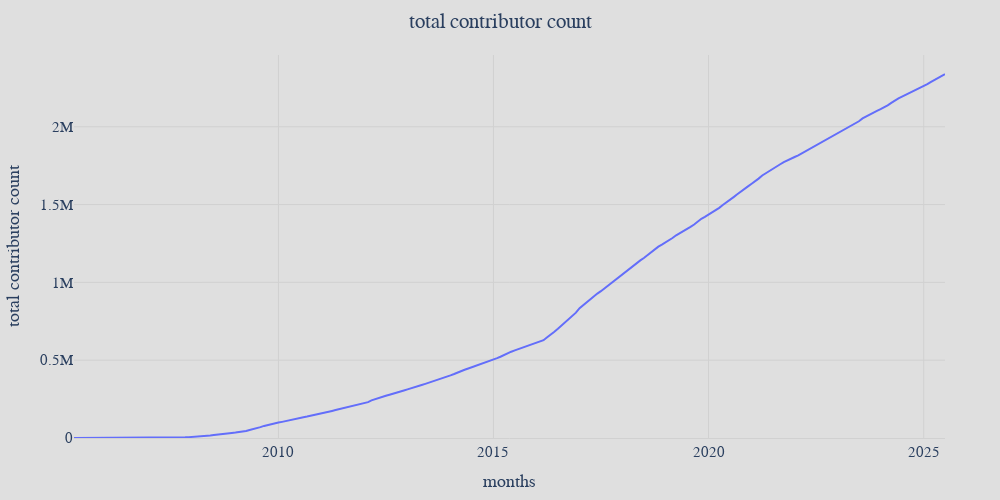

Source (notebook cell):
### Code cell
util.save_accumulated("general_new_contributor_count_monthly")
plot_config = util.get_plot_config("general_new_contributor_count_monthly_accumulated", "total contributor count", y_unit="total contributor count")
util.save_plot_config(plot_config)
util.show_plot(plot_config)

### Figure 1 — Plotly figure (JSON) as saved in the notebook; plotly's stock layout.template omitted (floating-point values rounded to 4 significant figures; data arrays with more than 128 entries replaced by an {"elided": "..."} marker saying what was removed)
{"data": [{"hovertemplate": "%{x}<br>%{y:,} total contributor count", "mode": "lines", "name": "", "type": "scatter", "x": {"elided": "244 str values"}, "y": {"elided": "244 int values"}}], "layout": {"autosize": false, "font": {"family": "Times", "size": 15}, "height": 500, "margin": {"b": 55, "l": 55, "r": 55, "t": 55}, "paper_bgcolor": "#dfdfdf", "plot_bgcolor": "#dfdfdf", "title": {"text": "total contributor count", "x": 0.5, "xanchor": "center"}, "width": 1000, "xaxis": {"gridcolor": "#d1d1d1", "linecolor": "#d1d1d1", "title": {"text": "months"}}, "yaxis": {"gridcolor": "#d1d1d1", "rangemode": "tozero", "title": {"text": "total contributor count"}}}}
